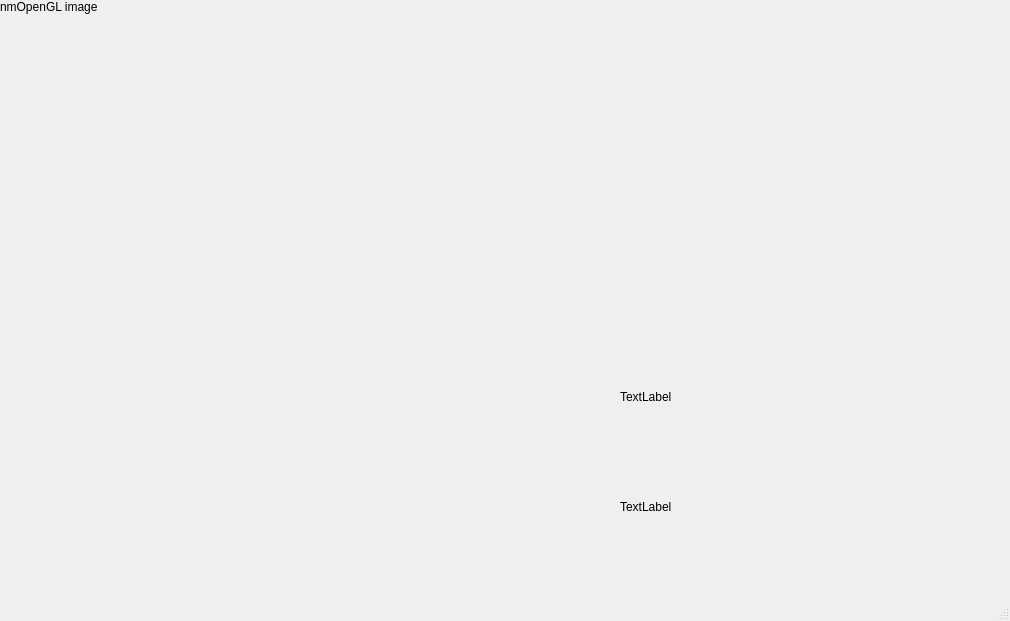
<?xml version="1.0" encoding="UTF-8"?>
<ui version="4.0">
 <class>MainWindow</class>
 <widget class="QMainWindow" name="MainWindow">
  <property name="geometry">
   <rect>
    <x>0</x>
    <y>0</y>
    <width>1010</width>
    <height>621</height>
   </rect>
  </property>
  <property name="windowTitle">
   <string>MainWindow</string>
  </property>
  <widget class="QWidget" name="centralwidget">
   <widget class="QLabel" name="imagedraw">
    <property name="geometry">
     <rect>
      <x>0</x>
      <y>0</y>
      <width>600</width>
      <height>571</height>
     </rect>
    </property>
    <property name="text">
     <string>nmOpenGL image</string>
    </property>
    <property name="textFormat">
     <enum>Qt::AutoText</enum>
    </property>
    <property name="alignment">
     <set>Qt::AlignLeading|Qt::AlignLeft|Qt::AlignTop</set>
    </property>
   </widget>
   <widget class="QLabel" name="io_nmc0">
    <property name="geometry">
     <rect>
      <x>620</x>
      <y>390</y>
      <width>371</width>
      <height>71</height>
     </rect>
    </property>
    <property name="text">
     <string>TextLabel</string>
    </property>
    <property name="alignment">
     <set>Qt::AlignLeading|Qt::AlignLeft|Qt::AlignTop</set>
    </property>
   </widget>
   <widget class="QLabel" name="io_nmc1">
    <property name="geometry">
     <rect>
      <x>620</x>
      <y>500</y>
      <width>371</width>
      <height>71</height>
     </rect>
    </property>
    <property name="text">
     <string>TextLabel</string>
    </property>
    <property name="alignment">
     <set>Qt::AlignLeading|Qt::AlignLeft|Qt::AlignTop</set>
    </property>
   </widget>
  </widget>
  <widget class="QMenuBar" name="menubar">
   <property name="geometry">
    <rect>
     <x>0</x>
     <y>0</y>
     <width>1010</width>
     <height>20</height>
    </rect>
   </property>
  </widget>
  <widget class="QStatusBar" name="statusbar"/>
 </widget>
 <resources/>
 <connections/>
</ui>
